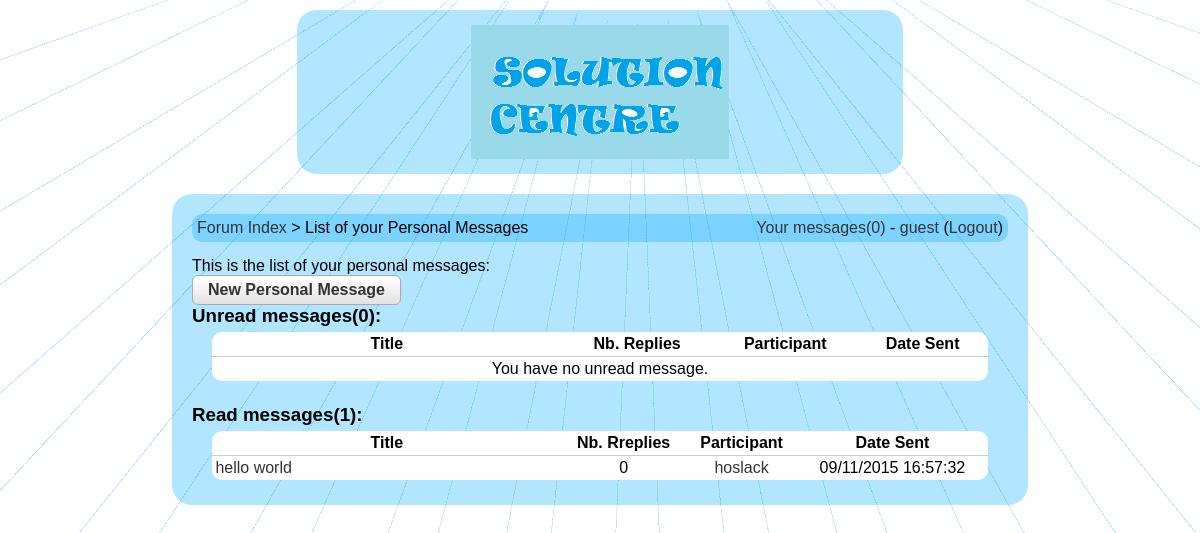
Page /list_pm.php (signed in) on the committed database.
### tables this page shows
CREATE TABLE IF NOT EXISTS `pm` (
  `id` bigint(20) NOT NULL,
  `id2` int(11) NOT NULL,
  `title` varchar(256) NOT NULL,
  `user1` bigint(20) NOT NULL,
  `user2` bigint(20) NOT NULL,
  `message` text NOT NULL,
  `timestamp` int(10) NOT NULL,
  `user1read` varchar(3) NOT NULL,
  `user2read` varchar(3) NOT NULL
);

CREATE TABLE IF NOT EXISTS `users` (
  `id` bigint(20) NOT NULL,
  `username` varchar(255) NOT NULL,
  `password` varchar(255) NOT NULL,
  `email` varchar(255) NOT NULL,
  `avatar` text NOT NULL,
  `signup_date` int(10) NOT NULL,
  PRIMARY KEY (`id`)
);

### config.php (called while the page is built, shortened)
<?php
$url_home = 'index.php';
$design = 'default';
?>

### list_pm.php (the view, shortened to what this page needs)
<?php
include('config.php');
?>
<!DOCTYPE html PUBLIC "-//W3C//DTD XHTML 1.0 Transitional//EN" "http://www.w3.org/TR/xhtml1/DTD/xhtml1-transitional.dtd">
<html xmlns="http://www.w3.org/1999/xhtml">
    <head>
        <link href="<?php echo $design; ?>/style.css" rel="stylesheet" title="Style" />
    </head>
    <body>
    	<div class="header">
        	<a href="<?php echo $url_home; ?>"><img src="<?php echo $design; ?>/images/logo.png" alt="Forum" /></a>
	    </div>
        <div class="content">
<?php
if(isset($_SESSION['username']))
{
$req1 = mysql_query('select m1.id, m1.title, m1.timestamp, count(m2.id) as reps, users.id as userid, users.username from pm as m1, pm as m2,users where ((m1.user1="'.$_SESSION['userid'].'" and m1.user1read="no" and users.id=m1.user2) or (m1.user2="'.$_SESSION['userid'].'" and m1.user2read="no" and users.id=m1.user1)) and m1.id2="1" and m2.id=m1.id group by m1.id order by m1.id desc');
$req2 = mysql_query('select m1.id, m1.title, m1.timestamp, count(m2.id) as reps, users.id as userid, users.username from pm as m1, pm as m2,users where ((m1.user1="'.$_SESSION['userid'].'" and m1.user1read="yes" and users.id=m1.user2) or (m1.user2="'.$_SESSION['userid'].'" and m1.user2read="yes" and users.id=m1.user1)) and m1.id2="1" and m2.id=m1.id group by m1.id order by m1.id desc');
$nb_new_pm = mysql_fetch_array(mysql_query('select count(*) as nb_new_pm from pm where ((user1="'.$_SESSION['userid'].'" and user1read="no") or (user2="'.$_SESSION['userid'].'" and user2read="no")) and id2="1"'));
$nb_new_pm = $nb_new_pm['nb_new_pm'];
?>
<div class="box">
	<div class="box_left">
    	<a href="<?php echo $url_home; ?>">Forum Index</a> &gt; List of your Personal Messages
    </div>
	<div class="box_right">
    	<a href="list_pm.php">Your messages(<?php echo $nb_new_pm; ?>)</a> - <a href="profile.php?id=<?php echo $_SESSION['userid']; ?>"><?php echo htmlentities($_SESSION['username'], ENT_QUOTES, 'UTF-8'); ?></a> (<a href="login.php">Logout</a>)
    </div>
</div>
This is the list of your personal messages:<br />
<a href="new_pm.php" class="button">New Personal Message</a><br />
<h3>Unread messages(<?php echo intval(mysql_num_rows($req1)); ?>):</h3>
<table class="list_pm">
	<tr>
    	<th class="title_cell">Title</th>
        <th>Nb. Replies</th>
        <th>Participant</th>
        <th>Date Sent</th>
    </tr>
<?php
if(intval(mysql_num_rows($req1))==0)
{
?>
	<tr>
    	<td colspan="4" class="center">You have no unread message.</td>
    </tr>
<?php
}
?>
</table>
<br />
<h3>Read messages(<?php echo intval(mysql_num_rows($req2)); ?>):</h3>
<table class="list_pm">
	<tr>
    	<th class="title_cell">Title</th>
        <th>Nb. Rreplies</th>
        <th>Participant</th>
        <th>Date Sent</th>
    </tr>
<?php
while($dn2 = mysql_fetch_array($req2))
{
?>
	<tr>
    	<td class="left"><a href="read_pm.php?id=<?php echo $dn2['id']; ?>"><?php echo htmlentities($dn2['title'], ENT_QUOTES, 'UTF-8'); ?></a></td>
    	<td><?php echo $dn2['reps']-1; ?></td>
    	<td><a href="profile.php?id=<?php echo $dn2['userid']; ?>"><?php echo htmlentities($dn2['username'], ENT_QUOTES, 'UTF-8'); ?></a></td>
    	<td><?php echo date('d/m/Y H:i:s' ,$dn2['timestamp']); ?></td>
    </tr>
<?php
}
?>
</table>
<?php
}
?>
		</div>
	</body>
</html>

### default/style.css (style rules this page uses)
* { margin:0px; padding:0px; }
body { background:#e2f6ff url('images/background.gif') center top no-repeat; padding-left:10%; padding-right:10%; font-family:Arial, Geneva, sans-serif; }
a { text-decoration:none; color:#333333; }
img, table, tr, td { border:0px; }
.left { text-align:left; }
.center { text-align:center; }
.button { padding:5px 15px; vertical-align:middle; border:1px solid #aaaaaa; font-weight:bold; background:url('images/button.png') repeat-x; -moz-border-radius:6px; -webkit-border-radius:6px; border-radius:6px; display:inline-block; }
table { border-spacing:0px; background:#ffffff; -moz-border-radius:10px; -webkit-border-radius:10px; border-radius:10px; padding:0px; width:95%; margin:5px auto 5px auto; }
tr { -moz-border-radius:5px; -webkit-border-radius:5px; border-radius:5px; margin:0px; }
td, th { margin:0px; border:0px; padding:3px; text-align:center; }
.header { margin:auto; margin-top:10px; padding:15px; background:url('images/bluec_30p.png'); width:60%; -moz-border-radius:20px; -webkit-border-radius:20px; border-radius:20px; text-align:center; }
.content { background:url('images/bluec_30p.png'); width:85%; -moz-border-radius:20px; -webkit-border-radius:20px; border-radius:20px; margin:auto; padding:20px; margin-top:20px; }
.box_left { float:left; }
.box_right { float:right; }
.box { background:url('images/bluec_30p.png'); -moz-border-radius:10px; -webkit-border-radius:10px; border-radius:10px; margin:auto; padding:5px; margin-bottom:15px; }
.title_cell { width:45%; }
.categories_table td, .categories_table th, .topics_table td, .topics_table th, .list_pm td, .list_pm th { border-bottom:1px solid #cccccc; }
.categories_table tr:last-child td, .topics_table tr:last-child td, .list_pm tr:last-child td { border-bottom:0px; }

### rows in the picture
pm: title "hello world", reps "0", users.username "hoslack", timestamp "09/11/2015 16:57:32"

### other values in the picture
$nb_new_pm "0"
$_SESSION['username'] "guest"
mysql_num_rows($req1) "0"
mysql_num_rows($req2) "1"
